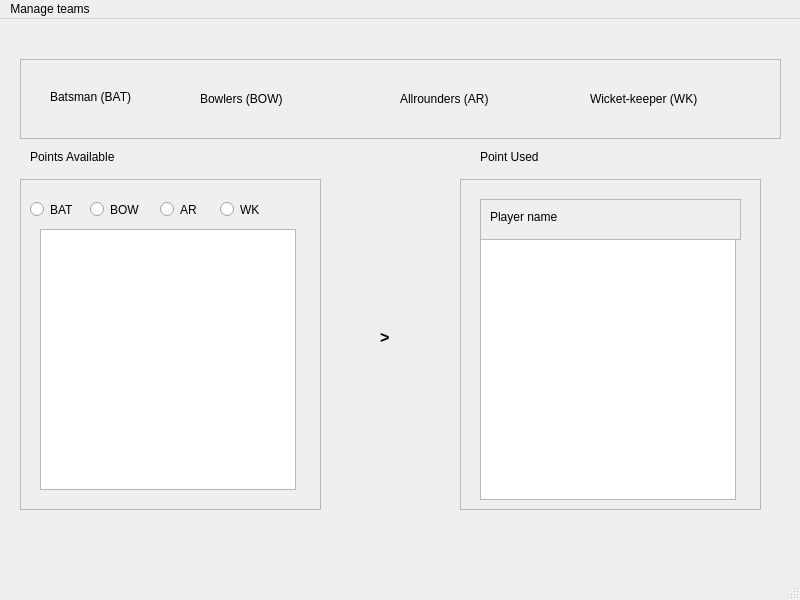
<?xml version="1.0" encoding="UTF-8"?>
<ui version="4.0">
 <class>MainWindow</class>
 <widget class="QMainWindow" name="MainWindow">
  <property name="geometry">
   <rect>
    <x>0</x>
    <y>0</y>
    <width>800</width>
    <height>600</height>
   </rect>
  </property>
  <property name="windowTitle">
   <string>MainWindow</string>
  </property>
  <widget class="QWidget" name="centralwidget">
   <widget class="QFrame" name="frame_header">
    <property name="geometry">
     <rect>
      <x>20</x>
      <y>40</y>
      <width>761</width>
      <height>80</height>
     </rect>
    </property>
    <property name="frameShape">
     <enum>QFrame::StyledPanel</enum>
    </property>
    <property name="frameShadow">
     <enum>QFrame::Raised</enum>
    </property>
    <widget class="QLabel" name="lbl_bat_count">
     <property name="geometry">
      <rect>
       <x>30</x>
       <y>30</y>
       <width>121</width>
       <height>16</height>
      </rect>
     </property>
     <property name="styleSheet">
      <string notr="true">color: rgb(0, 0, 255);
color: rgb(0, 0, 0);</string>
     </property>
     <property name="text">
      <string>Batsman (BAT)  </string>
     </property>
    </widget>
    <widget class="QLabel" name="lbl_bow_count">
     <property name="geometry">
      <rect>
       <x>180</x>
       <y>30</y>
       <width>141</width>
       <height>20</height>
      </rect>
     </property>
     <property name="font">
      <font>
       <pointsize>9</pointsize>
      </font>
     </property>
     <property name="text">
      <string>Bowlers (BOW)</string>
     </property>
    </widget>
    <widget class="QLabel" name="lbl_ar_count">
     <property name="geometry">
      <rect>
       <x>380</x>
       <y>30</y>
       <width>151</width>
       <height>20</height>
      </rect>
     </property>
     <property name="text">
      <string>Allrounders (AR)</string>
     </property>
    </widget>
    <widget class="QLabel" name="lbl_wk_count">
     <property name="geometry">
      <rect>
       <x>570</x>
       <y>30</y>
       <width>161</width>
       <height>20</height>
      </rect>
     </property>
     <property name="text">
      <string>Wicket-keeper (WK)</string>
     </property>
    </widget>
   </widget>
   <widget class="QLabel" name="lbl_pts_avail">
    <property name="geometry">
     <rect>
      <x>30</x>
      <y>130</y>
      <width>191</width>
      <height>16</height>
     </rect>
    </property>
    <property name="text">
     <string>Points Available</string>
    </property>
   </widget>
   <widget class="QLabel" name="lbl_pts_used">
    <property name="geometry">
     <rect>
      <x>480</x>
      <y>130</y>
      <width>141</width>
      <height>16</height>
     </rect>
    </property>
    <property name="text">
     <string>Point Used</string>
    </property>
   </widget>
   <widget class="QFrame" name="frame_2">
    <property name="geometry">
     <rect>
      <x>20</x>
      <y>160</y>
      <width>301</width>
      <height>331</height>
     </rect>
    </property>
    <property name="frameShape">
     <enum>QFrame::StyledPanel</enum>
    </property>
    <property name="frameShadow">
     <enum>QFrame::Raised</enum>
    </property>
    <widget class="QRadioButton" name="rb_bat">
     <property name="geometry">
      <rect>
       <x>10</x>
       <y>20</y>
       <width>51</width>
       <height>21</height>
      </rect>
     </property>
     <property name="text">
      <string>BAT</string>
     </property>
    </widget>
    <widget class="QRadioButton" name="rb_bow">
     <property name="geometry">
      <rect>
       <x>70</x>
       <y>20</y>
       <width>61</width>
       <height>21</height>
      </rect>
     </property>
     <property name="text">
      <string>BOW</string>
     </property>
    </widget>
    <widget class="QRadioButton" name="rb_ar">
     <property name="geometry">
      <rect>
       <x>140</x>
       <y>20</y>
       <width>51</width>
       <height>21</height>
      </rect>
     </property>
     <property name="text">
      <string>AR</string>
     </property>
    </widget>
    <widget class="QRadioButton" name="rb_wk">
     <property name="geometry">
      <rect>
       <x>200</x>
       <y>20</y>
       <width>51</width>
       <height>21</height>
      </rect>
     </property>
     <property name="text">
      <string>WK</string>
     </property>
    </widget>
    <widget class="QListWidget" name="list_avail">
     <property name="geometry">
      <rect>
       <x>20</x>
       <y>50</y>
       <width>256</width>
       <height>261</height>
      </rect>
     </property>
    </widget>
   </widget>
   <widget class="QFrame" name="frame_3">
    <property name="geometry">
     <rect>
      <x>460</x>
      <y>160</y>
      <width>301</width>
      <height>331</height>
     </rect>
    </property>
    <property name="frameShape">
     <enum>QFrame::StyledPanel</enum>
    </property>
    <property name="frameShadow">
     <enum>QFrame::Raised</enum>
    </property>
    <widget class="QFrame" name="frame_4">
     <property name="geometry">
      <rect>
       <x>20</x>
       <y>20</y>
       <width>261</width>
       <height>41</height>
      </rect>
     </property>
     <property name="frameShape">
      <enum>QFrame::StyledPanel</enum>
     </property>
     <property name="frameShadow">
      <enum>QFrame::Raised</enum>
     </property>
     <widget class="QLabel" name="lbl_team_name">
      <property name="geometry">
       <rect>
        <x>10</x>
        <y>10</y>
        <width>191</width>
        <height>16</height>
       </rect>
      </property>
      <property name="text">
       <string>Player name</string>
      </property>
     </widget>
    </widget>
    <widget class="QListWidget" name="list_selected">
     <property name="geometry">
      <rect>
       <x>20</x>
       <y>60</y>
       <width>256</width>
       <height>261</height>
      </rect>
     </property>
    </widget>
   </widget>
   <widget class="QLabel" name="label_13">
    <property name="geometry">
     <rect>
      <x>380</x>
      <y>310</y>
      <width>21</width>
      <height>16</height>
     </rect>
    </property>
    <property name="font">
     <font>
      <pointsize>12</pointsize>
      <weight>75</weight>
      <bold>true</bold>
     </font>
    </property>
    <property name="text">
     <string>&gt;</string>
    </property>
   </widget>
  </widget>
  <widget class="QMenuBar" name="menubar">
   <property name="geometry">
    <rect>
     <x>0</x>
     <y>0</y>
     <width>800</width>
     <height>20</height>
    </rect>
   </property>
   <widget class="QMenu" name="menuManage_teams">
    <property name="title">
     <string>Manage teams</string>
    </property>
    <addaction name="actionNEW_team"/>
    <addaction name="actionOPEN_team"/>
    <addaction name="actionSAVE_team"/>
    <addaction name="actionEVALUATE_team"/>
   </widget>
   <addaction name="menuManage_teams"/>
  </widget>
  <widget class="QStatusBar" name="statusbar"/>
  <action name="actionNEW_team">
   <property name="text">
    <string>NEW team</string>
   </property>
  </action>
  <action name="actionOPEN_team">
   <property name="text">
    <string>OPEN team</string>
   </property>
  </action>
  <action name="actionSAVE_team">
   <property name="text">
    <string>SAVE team</string>
   </property>
  </action>
  <action name="actionEVALUATE_team">
   <property name="text">
    <string>EVALUATE team</string>
   </property>
  </action>
 </widget>
 <resources/>
 <connections/>
</ui>
